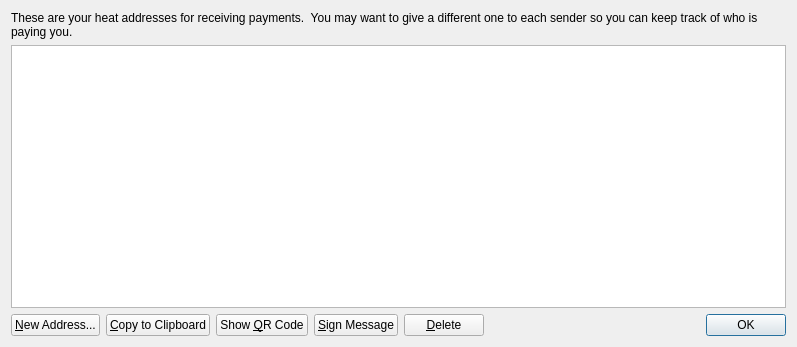
<?xml version="1.0" encoding="UTF-8"?>
<ui version="4.0">
 <class>AddressBookPage</class>
 <widget class="QWidget" name="AddressBookPage">
  <property name="geometry">
   <rect>
    <x>0</x>
    <y>0</y>
    <width>797</width>
    <height>347</height>
   </rect>
  </property>
  <property name="windowTitle">
   <string>Address Book</string>
  </property>
  <layout class="QVBoxLayout" name="verticalLayout">
   <item>
    <widget class="QLabel" name="labelExplanation">
     <property name="text">
      <string>These are your heat addresses for receiving payments.  You may want to give a different one to each sender so you can keep track of who is paying you.</string>
     </property>
     <property name="textFormat">
      <enum>Qt::AutoText</enum>
     </property>
     <property name="wordWrap">
      <bool>true</bool>
     </property>
    </widget>
   </item>
   <item>
    <widget class="QTableView" name="tableView">
     <property name="toolTip">
      <string>Double-click to edit address or label</string>
     </property>
     <property name="alternatingRowColors">
      <bool>true</bool>
     </property>
     <property name="selectionMode">
      <enum>QAbstractItemView::SingleSelection</enum>
     </property>
     <property name="selectionBehavior">
      <enum>QAbstractItemView::SelectRows</enum>
     </property>
     <property name="sortingEnabled">
      <bool>true</bool>
     </property>
     <attribute name="verticalHeaderVisible">
      <bool>false</bool>
     </attribute>
    </widget>
   </item>
   <item>
    <layout class="QHBoxLayout" name="horizontalLayout">
     <item>
      <widget class="QPushButton" name="newAddressButton">
       <property name="toolTip">
        <string>Create a new address</string>
       </property>
       <property name="text">
        <string>&amp;New Address...</string>
       </property>
       <property name="icon">
        <iconset resource="../bitcoin.qrc">
         <normaloff>:/icons/add</normaloff>:/icons/add</iconset>
       </property>
      </widget>
     </item>
     <item>
      <widget class="QPushButton" name="copyToClipboard">
       <property name="toolTip">
        <string>Copy the currently selected address to the system clipboard</string>
       </property>
       <property name="text">
        <string>&amp;Copy to Clipboard</string>
       </property>
       <property name="icon">
        <iconset resource="../bitcoin.qrc">
         <normaloff>:/icons/editcopy</normaloff>:/icons/editcopy</iconset>
       </property>
      </widget>
     </item>
     <item>
      <widget class="QPushButton" name="showQRCode">
       <property name="text">
        <string>Show &amp;QR Code</string>
       </property>
       <property name="icon">
        <iconset resource="../bitcoin.qrc">
         <normaloff>:/images/qrcode</normaloff>:/images/qrcode</iconset>
       </property>
      </widget>
     </item>
     <item>
      <widget class="QPushButton" name="signMessage">
       <property name="toolTip">
        <string>Sign a message to prove you own this address</string>
       </property>
       <property name="text">
        <string>&amp;Sign Message</string>
       </property>
       <property name="icon">
        <iconset resource="../bitcoin.qrc">
         <normaloff>:/icons/edit</normaloff>:/icons/edit</iconset>
       </property>
      </widget>
     </item>
     <item>
      <widget class="QPushButton" name="deleteButton">
       <property name="toolTip">
        <string>Delete the currently selected address from the list. Only sending addresses can be deleted.</string>
       </property>
       <property name="text">
        <string>&amp;Delete</string>
       </property>
       <property name="icon">
        <iconset resource="../bitcoin.qrc">
         <normaloff>:/icons/remove</normaloff>:/icons/remove</iconset>
       </property>
      </widget>
     </item>
     <item>
      <spacer name="horizontalSpacer">
       <property name="orientation">
        <enum>Qt::Horizontal</enum>
       </property>
       <property name="sizeHint" stdset="0">
        <size>
         <width>40</width>
         <height>20</height>
        </size>
       </property>
      </spacer>
     </item>
     <item>
      <widget class="QDialogButtonBox" name="buttonBox">
       <property name="sizePolicy">
        <sizepolicy hsizetype="Maximum" vsizetype="Fixed">
         <horstretch>0</horstretch>
         <verstretch>0</verstretch>
        </sizepolicy>
       </property>
       <property name="standardButtons">
        <set>QDialogButtonBox::Ok</set>
       </property>
      </widget>
     </item>
    </layout>
   </item>
  </layout>
 </widget>
 <resources>
  <include location="../bitcoin.qrc"/>
 </resources>
 <connections/>
</ui>
